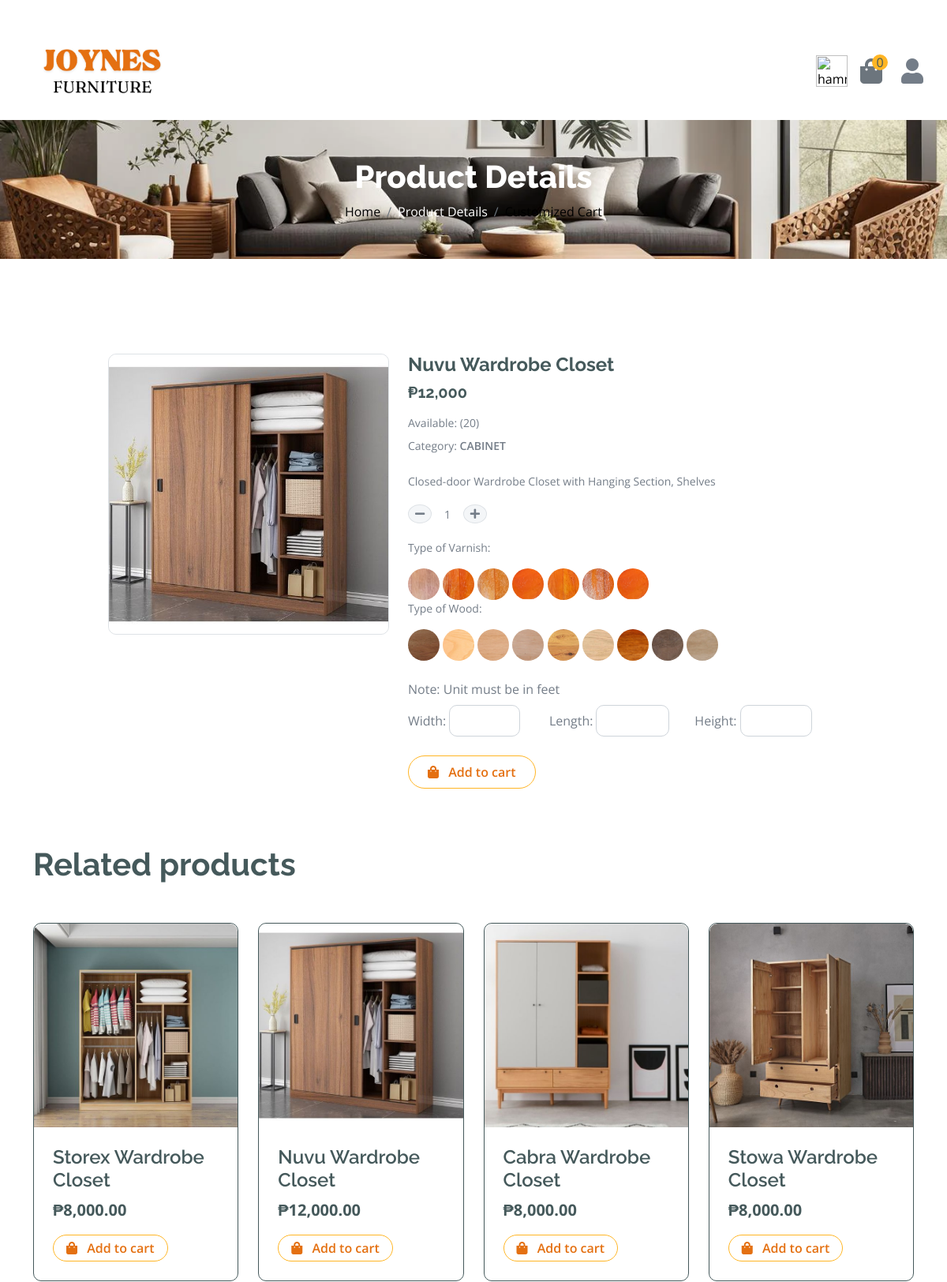
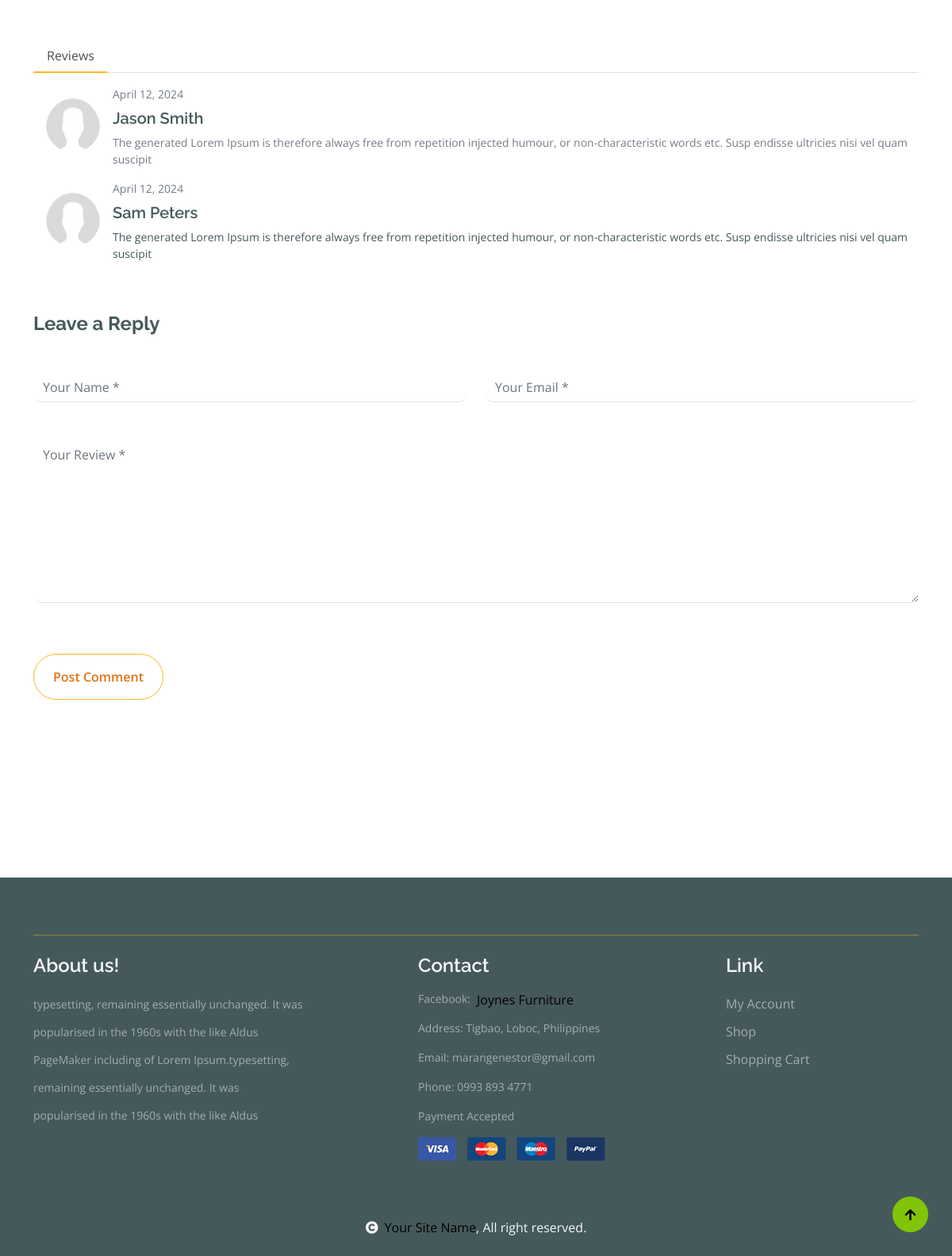
The page /customshop.php?id=131 on the database its author committed (2 pictures, top to bottom).
### tables this page shows
CREATE TABLE `furnituretbl` (
  `fID` bigint(20) NOT NULL,
  `fName` varchar(255) NOT NULL,
  `category` varchar(255) NOT NULL,
  `image` varchar(255) NOT NULL,
  `fDes` varchar(5000) NOT NULL,
  `fQuantity` int(11) NOT NULL,
  `cost` bigint(255) NOT NULL,
  `date` date NOT NULL,
  `width` decimal(10,2) DEFAULT NULL,
  `length` decimal(10,2) DEFAULT NULL,
  `height` decimal(10,2) DEFAULT NULL
);

CREATE TABLE `varnishtbl` (
  `ID` int(255) NOT NULL,
  `vName` varchar(255) NOT NULL,
  `image` varchar(255) NOT NULL,
  `vQuantity` int(255) NOT NULL,
  `cost` int(255) NOT NULL,
  `vDes` varchar(255) NOT NULL,
  `date` date NOT NULL
);

CREATE TABLE `rawmtbl` (
  `pID` int(11) NOT NULL,
  `pName` varchar(255) NOT NULL,
  `image` varchar(255) NOT NULL,
  `pQuantity` int(11) NOT NULL,
  `pCost` int(255) NOT NULL,
  `pDes` varchar(255) NOT NULL,
  `date` date NOT NULL
);

### customshop.php (the view, shortened to what the rows shown need)
<?php
include("functions.php");
include("customfunc.php");
$id = $_GET['id'];
$sql = "SELECT * FROM furnituretbl WHERE fID= $id";
$result = mysqli_query($conn, $sql);
$row = mysqli_fetch_assoc($result);
$number = $row['cost'];
$formattedNumber = number_format($number, 0, '.', ',');
$cost = $formattedNumber;
$cat = $row['category'];
$sqlcat = "SELECT * FROM furnituretbl WHERE category = '$cat'";
$resultcat = mysqli_query($conn, $sqlcat);
?>
<!DOCTYPE html>
<html lang="en">
<head>
    <link rel="stylesheet" href="https://use.fontawesome.com/releases/v5.15.4/css/all.css" />
    <link href="https://cdn.jsdelivr.net/npm/bootstrap-icons@1.4.1/font/bootstrap-icons.css" rel="stylesheet">
    <link href="lib/lightbox/css/lightbox.min.css" rel="stylesheet">
    <link href="lib/owlcarousel/assets/owl.carousel.min.css" rel="stylesheet">
    <link href="css/bootstrap.min.css" rel="stylesheet">
    <link href="css/style.css" rel="stylesheet">
</head>
<body>
    <div class="container-fluid page-header py-5">
        <h1 class="text-center text-white display-6">Product Details</h1>
    </div>
    <br>
    <div class="container-fluid py-5">
        <div class="container py-5">
            <form action="customSubmit.php" method="POST">
                <div class="col-lg-12 col-xl-12">
                    <div class="row justify-content-center">
                        <div class="col-lg-4">
                            <div class="border rounded">
                                <a href="#">
                                    <img src="./up/<?php echo $row['image']; ?>" class="img-fluid rounded" alt="Image">
                                </a>
                            </div>
                        </div>
                        <div class="col-lg-6">
                            <h4 class="fw-bold"><?php echo $row['fName']; ?></h4>
                            <h5 class="fw-bold mb-3">&#8369;<?php echo $cost; ?></h5>
                            <p class="mb-2">Available: (<?php echo $row['fQuantity']; ?>)</p>
                            <p class="mb-3">Category: <span class="text-uppercase"><?php echo $row['category']; ?></span></p>
                            <p class="mb-3"><?php echo $row['fDes']; ?></p>
                            <div class="input-group quantity mb-3 d-flex align-items-center" style="width: 100px;">
                                <div class="input-group-btn">
                                </div>
                                <input type="text" name="quantity" id="quantity" class="form-control form-control-sm text-center border-0 bg-transparent" readonly value="1">
                                <div class="input-group-btn">
                                </div>
                            </div>
                            <p class="mb-3">Type of Varnish:</p>
                            <div class="image-container">
                                <?php while ($rows = mysqli_fetch_assoc($varresult)) { ?>
                                    <label for="<?php echo $rows['ID']; ?>" class="input_var hover-text">
                                        <img class="img1" src="./up/<?php echo $rows['image']; ?>" alt="" width="40" height="40">
                                    </label>
                                <?php } ?>
                            </div>
                            <p class="mb-3">Type of Wood:</p>
                            <div class="image-container mt-2">
                                <?php while ($rows = mysqli_fetch_assoc($rawresult)) { ?>
                                    <label for="<?php echo $rows['pID']; ?>" class="input_var hover-text">
                                        <img class="img1" src="./up/<?php echo $rows['image']; ?>" alt="" width="40" height="40">
                                    </label>
                                <?php } ?>
                            </div>
                            <div class="custom-size mt-4">
                                <label>Note: Unit must be in feet</label>
                                <div class=" mt-2 d-flex justify-content-start">
                                </div>
                            </div>
                            <div>
                                <button type="submit" class="btn border border-secondary rounded-pill px-4 py-2 text-primary mt-4 mb-4" name="add"><i class="fa fa-shopping-bag me-2 text-primary"></i> Add to cart</button>
                            </div>
                        </div>
                    </div>
                </div>
            </form>
            <h1 class="fw-bold mb-0 mt-5">Related products</h1>
            <div class="vesitable">
                <div class="owl-carousel vegetable-carousel justify-content-center">
                    <?php while ($rowcat = mysqli_fetch_assoc($resultcat)) {
                        $number = $rowcat['cost'];
                        $formattedNumber = number_format($number, 2, '.', ',');
                        $costt = $formattedNumber;
                        ?>
                        <div class="border border-dark rounded position-relative vesitable-item">
                            <div class="vesitable-img">
                                <a href="?id=<?php echo $rowcat['fID']; ?>">
                                    <img src="./up/<?php echo $rowcat['image']; ?>" class="img-fluid w-100 rounded-top" alt="">
                                </a>
                            </div>
                            <div class="p-4 pb-0 rounded-bottom">
                                <h4><?php echo $rowcat['fName']; ?></h4>
                                <div class="d-flex justify-content-between flex-lg-wrap">
                                    <p class="text-dark fs-5 fw-bold">&#8369;<?php echo $costt; ?></p>
                                    <a href="#" class="btn border border-secondary rounded-pill px-3 py-1 mb-4 text-primary"><i class="fa fa-shopping-bag me-2 text-primary"></i> Add to cart</a>
                                </div>
                            </div>
                        </div>
                    <?php
                    }
                    ?>
                </div>
            </div>
        </div>
    </div>
</body>
</html>

### rows shown on the page
furnituretbl: image (picture), fName "Nuvu Wardrobe Closet", cost "12,000", fQuantity "20", category "CABINET", fDes "Closed-door Wardrobe Closet with Hanging Section, Shelves", cost "12,000.00"
varnishtbl: image (picture)
varnishtbl: image (picture)
varnishtbl: image (picture)
varnishtbl: image (picture)
varnishtbl: image (picture)
varnishtbl: image (picture)
varnishtbl: image (picture)
rawmtbl: image (picture)
rawmtbl: image (picture)
rawmtbl: image (picture)
rawmtbl: image (picture)
rawmtbl: image (picture)
rawmtbl: image (picture)
rawmtbl: image (picture)
rawmtbl: image (picture)
rawmtbl: image (picture)
furnituretbl: image (picture), fName "Storex Wardrobe Closet", cost "8,000.00"
furnituretbl: image (picture), fName "Cabra Wardrobe Closet", cost "8,000.00"
furnituretbl: image (picture), fName "Stowa Wardrobe Closet", cost "8,000.00"

### other values the page prints
$i "0"
